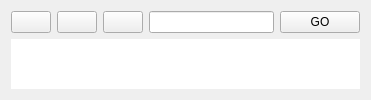
      <widget class="QWidget" name="tab_2">
       <attribute name="icon">
        <iconset>
         <normaloff>icons/database.png</normaloff>icons/database.png</iconset>
       </attribute>
       <attribute name="title">
        <string/>
       </attribute>
       <layout class="QGridLayout" name="gridLayout_2" rowstretch="1,20" columnstretch="1,1,1,10,1">
        <item row="0" column="2">
         <widget class="QPushButton" name="btn_refresh">
          <property name="sizePolicy">
           <sizepolicy hsizetype="Expanding" vsizetype="Expanding">
            <horstretch>0</horstretch>
            <verstretch>0</verstretch>
           </sizepolicy>
          </property>
          <property name="text">
           <string/>
          </property>
          <property name="icon">
           <iconset theme="QIcon::ThemeIcon::ViewRefresh"/>
          </property>
         </widget>
        </item>
        <item row="0" column="1">
         <widget class="QPushButton" name="btn_next">
          <property name="sizePolicy">
           <sizepolicy hsizetype="Expanding" vsizetype="Expanding">
            <horstretch>0</horstretch>
            <verstretch>0</verstretch>
           </sizepolicy>
          </property>
          <property name="text">
           <string/>
          </property>
          <property name="icon">
           <iconset theme="QIcon::ThemeIcon::GoNext"/>
          </property>
         </widget>
        </item>
        <item row="0" column="0">
         <widget class="QPushButton" name="btn_prev">
          <property name="sizePolicy">
           <sizepolicy hsizetype="Expanding" vsizetype="Expanding">
            <horstretch>0</horstretch>
            <verstretch>0</verstretch>
           </sizepolicy>
          </property>
          <property name="text">
           <string/>
          </property>
          <property name="icon">
           <iconset theme="QIcon::ThemeIcon::GoPrevious"/>
          </property>
         </widget>
        </item>
        <item row="0" column="3">
         <widget class="QLineEdit" name="lineEdit_url">
          <property name="sizePolicy">
           <sizepolicy hsizetype="Expanding" vsizetype="Expanding">
            <horstretch>0</horstretch>
            <verstretch>0</verstretch>
           </sizepolicy>
          </property>
          <property name="font">
           <font>
            <bold>true</bold>
           </font>
          </property>
         </widget>
        </item>
        <item row="0" column="4">
         <widget class="QPushButton" name="btn_url_enter">
          <property name="sizePolicy">
           <sizepolicy hsizetype="Expanding" vsizetype="Expanding">
            <horstretch>0</horstretch>
            <verstretch>0</verstretch>
           </sizepolicy>
          </property>
          <property name="text">
           <string>GO</string>
          </property>
         </widget>
        </item>
        <item row="1" column="0" colspan="5">
         <widget class="QWidget" name="widget_web" native="true">
          <property name="sizePolicy">
           <sizepolicy hsizetype="Expanding" vsizetype="Expanding">
            <horstretch>0</horstretch>
            <verstretch>0</verstretch>
           </sizepolicy>
          </property>
          <property name="autoFillBackground">
           <bool>false</bool>
          </property>
          <property name="styleSheet">
           <string notr="true">background-color:white;</string>
          </property>
         </widget>
        </item>
       </layout>
      </widget>
